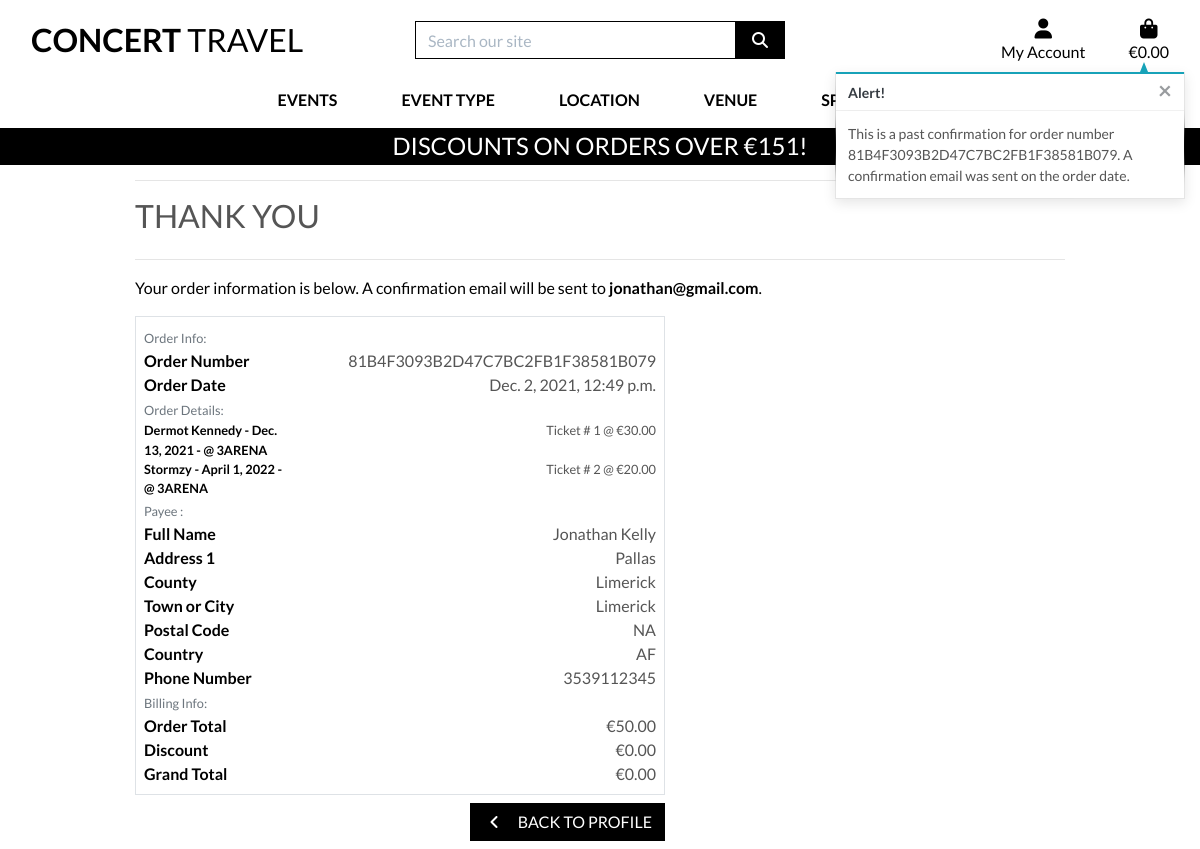
Page /profile/order_history/81B4F3093B2D47C7BC2FB1F38581B079 on the committed database.
### checkout/models.py (models this page shows, shortened)
class Order(models.Model):
    order_number = models.CharField(max_length=32, null=False, editable=False)
    full_name = models.CharField(max_length=50, null=False, blank=False)
    email = models.EmailField(max_length=254, null=False, blank=False)
    phone_number = models.CharField(max_length=20, null=False, blank=False)
    country = CountryField(blank_label='Country *', null=False, blank=False)
    postcode = models.CharField(max_length=20, null=True, blank=True)
    town_or_city = models.CharField(max_length=40, null=False, blank=False)
    street_address1 = models.CharField(max_length=80, null=False, blank=False)
    street_address2 = models.CharField(max_length=80, null=True, blank=True)
    county = models.CharField(max_length=80, null=True, blank=True)
    date = models.DateTimeField(auto_now_add=True)
    order_total = models.DecimalField(max_digits=10, decimal_places=2, null=False, default=0)
    original_bag = models.TextField(null=False, blank=False, default='')
    stripe_pid = models.CharField(max_length=254, null=False, blank=False, default='')
    user_profile = models.ForeignKey(UserProfile, on_delete=models.SET_NULL,
                                     null=True, blank=True, related_name='orders')
    discount = models.DecimalField(max_digits=6, decimal_places=2,
                                        null=False, default=0)
    grand_total = models.DecimalField(max_digits=10, decimal_places=2,
                                      null=False, default=0)

class OrderLineItem(models.Model):
    ticket_no = models.AutoField(primary_key=True)
    order = models.ForeignKey(Order, null=False, blank=False, on_delete=models.PROTECT, related_name='lineitems')
    event = models.ForeignKey(EventList, null=False, blank=False, on_delete=models.PROTECT,related_name='eventrecord')
    pickloc = models.ForeignKey(PickLoc, null=False, blank=False, on_delete=models.PROTECT)
    price = models.DecimalField(max_digits=6, decimal_places=2, null=False, blank=False, default=0)
    pax_fullname = models.CharField(max_length=50, null=True, blank=True)
    pax_email = models.CharField(max_length=50, null=True, blank=True)
    pax_tel = models.CharField(max_length=20, null=True, blank=True)

### events/models.py (models this page shows, shortened)
class EventList(models.Model):
    event_type = models.ForeignKey('EventType', on_delete=models.PROTECT)
    event_dest = models.ForeignKey('Destination', on_delete=models.PROTECT)
    name = models.CharField(max_length=254)
    description = models.CharField(max_length=254)
    event_date = models.DateField()
    publish = models.BooleanField(default=True)
    long_desc = models.TextField(null=True, blank=True)
    image_url = models.URLField(max_length=1024, null=True, blank=True)
    image = models.ImageField(null=True, blank=True)

class Destination(models.Model):
    destination = models.CharField(max_length=254)
    friendly_name = models.CharField(max_length=254, null=True, blank=True)
    def __str__(self):
        return self.destination

### profiles/views.py (the view)
# urls.py: path('order_history/<order_number>', views.order_history, name='order_history'),
def order_history(request, order_number):
    order = get_object_or_404(Order, order_number=order_number)
    messages.info(request, (
        f'This is a past confirmation for order number {order_number}. '
        'A confirmation email was sent on the order date.'
    ))
    template = 'checkout/checkout_success.html'
    context = {
        'order': order,
        'from_profile': True,
    }
    return render(request, template, context)

### checkout/templates/checkout/checkout_success.html (shortened to what this page needs)
{% extends "base.html" %}
{% load static %}
{% load checkout-tools %}
{% block extra-css %}
    <link rel="stylesheet" href="{% static 'checkout/css/checkout.css' %}">
{% endblock %}
{% block page_header %}
    <div class="container header-container">
    </div>
{% endblock %}
{% block content %}
    <div class="overlay"></div>
    <div class="container">
        <div class="row">
            <div class="col">
                <hr>
                <h2 class="logo-font mb-4">Thank You</h2>
                <hr>
                <p class="text-black">Your order information is below. A confirmation email will be sent to <strong>{{ order.email }}</strong>.</p>
            </div>
        </div>
        <div class="row">
            <div class="col-12 col-lg-7">
                <div class="order-confirmation-wrapper p-2 border">
                    <div class="row">
                        <div class="col">
                            <small class="text-muted">Order Info:</small>
                        </div>
                    </div>
                    <div class="row">
                        <div class="col-12 col-md-4">
                            <p class="mb-0 text-black font-weight-bold">Order Number</p>
                        </div>
                        <div class="col-12 col-md-8 text-md-right">
                            <p class="mb-0">{{ order.order_number }}</p>
                        </div>
                    </div>
                    <div class="row">
                        <div class="col-12 col-md-4">
                            <p class="mb-0 text-black font-weight-bold">Order Date</p>
                        </div>
                        <div class="col-12 col-md-8 text-md-right">
                            <p class="mb-0">{{ order.date }}</p>
                        </div>
                    </div>
                    <div class="row">
                        <div class="col">
                            <small class="text-muted">Order Details:</small>
                        </div>
                    </div>
                    {% for item in order.lineitems.all %}
                    <div class="row">
                        <div class="col-12 col-md-4">
                            <p class="small mb-0 text-black font-weight-bold">
                                {{ item.event.name }} - {{item.event.event_date }} - @ {{ item.event.event_dest|upper }}
                            </p>
                        </div>
                        <div class="col-12 col-md-8 text-md-right">
                            <p class="small mb-0"> Ticket # {{ item.ticket_no }} @ €{{ item.price }}</p>
                        </div>
                    </div>
                    {% endfor %}
                    <div class="row">
                        <div class="col">
                            <small class="text-muted">Payee :</small>
                        </div>
                    </div>
                    <div class="row">
                        <div class="col-12 col-md-4">
                            <p class="mb-0 text-black font-weight-bold">Full Name</p>
                        </div>
                        <div class="col-12 col-md-8 text-md-right">
                            <p class="mb-0">{{ order.full_name }}</p>
                        </div>
                    </div>
                    <div class="row">
                        <div class="col-12 col-md-4">
                            <p class="mb-0 text-black font-weight-bold">Address 1</p>
                        </div>
                        <div class="col-12 col-md-8 text-md-right">
                            <p class="mb-0">{{ order.street_address1 }}</p>
                        </div>
                    </div>
                    {% if order.county %}
                    <div class="row">
                        <div class="col-12 col-md-4">
                            <p class="mb-0 text-black font-weight-bold">County</p>
                        </div>
                        <div class="col-12 col-md-8 text-md-right">
                            <p class="mb-0">{{ order.county }}</p>
                        </div>
                    </div>
                    {% endif %}
                    <div class="row">
                        <div class="col-12 col-md-4">
                            <p class="mb-0 text-black font-weight-bold">Town or City</p>
                        </div>
                        <div class="col-12 col-md-8 text-md-right">
                            <p class="mb-0">{{ order.town_or_city }}</p>
                        </div>
                    </div>
                    {% if order.postcode %}
                    <div class="row">
                        <div class="col-12 col-md-4">
                            <p class="mb-0 text-black font-weight-bold">Postal Code</p>
                        </div>
                        <div class="col-12 col-md-8 text-md-right">
                            <p class="mb-0">{{ order.postcode }}</p>
                        </div>
                    </div>
                    {% endif %}
                    <div class="row">
                        <div class="col-12 col-md-4">
                            <p class="mb-0 text-black font-weight-bold">Country</p>
                        </div>
                        <div class="col-12 col-md-8 text-md-right">
                            <p class="mb-0">{{ order.country }}</p>
                        </div>
                    </div>
                    <div class="row">
                        <div class="col-12 col-md-4">
                            <p class="mb-0 text-black font-weight-bold">Phone Number</p>
                        </div>
                        <div class="col-12 col-md-8 text-md-right">
                            <p class="mb-0">{{ order.phone_number }}</p>
                        </div>
                    </div>
                    <div class="row">
                        <div class="col">
                            <small class="text-muted">Billing Info:</small>
                        </div>
                    </div>
                    <div class="row">
                        <div class="col-12 col-md-4">
                            <p class="mb-0 text-black font-weight-bold">Order Total</p>
                        </div>
                        <div class="col-12 col-md-8 text-md-right">
                            <p class="mb-0">€{{ order.order_total }}</p>
                        </div>
                    </div>
                    <div class="row">
                        <div class="col-12 col-md-4">
                            <p class="mb-0 text-black font-weight-bold">Discount</p>
                        </div>
                        <div class="col-12 col-md-8 text-md-right">
                            <p class="mb-0">€{{ order.discount }}</p>
                        </div>
                    </div>
                    <div class="row">
                        <div class="col-12 col-md-4">
                            <p class="mb-0 text-black font-weight-bold">Grand Total</p>
                        </div>
                        <div class="col-12 col-md-8 text-md-right">
                            <p class="mb-0">€{{ order.grand_total }}</p>
                        </div>
                    </div>
                </div>
            </div>
        </div>
        <div class="row">
			<div class="col-12 col-lg-7 text-right">
                {% if from_profile %}
                    <a href="{% url 'profile' %}" class="btn btn-black rounded-0 my-2">
					    <span class="icon mr-2">
						    <i class="fas fa-angle-left"></i>
					    </span>
					    <span class="text-uppercase">Back To Profile</span>
				    </a>
                {% endif %}
			</div>
		</div>
    </div>
{% endblock %}

### static/css/base.css (style rules this page uses)
html { height: 100%; }
body { height: calc(100vh - 164px); color: #555; font-family: 'Lato'; ; }
.icon { align-items: center; display: inline-flex; justify-content: center; height: 1.5rem; width: 1.5rem; }
.logo-font { text-transform: uppercase; }
.btn-black { background: black; color: white; }
.text-black { color: #000 !important; }
.overlay { height: 100%; width: 100%; top: 0; left: 0; position: fixed; background: white; z-index: -1; }
@media (min-width: 1200px) { .container { max-width: 80%; } }
@media (min-width: 992px) { .header-container { padding-top: 164px; } }

### rows in the picture
Order: email "jonathan@gmail.com", order_number "81B4F3093B2D47C7BC2FB1F38581B079", date "Dec. 2, 2021, 12:49 p.m.", full_name "Jonathan Kelly", street_address1 "Pallas", county "Limerick", town_or_city "Limerick", postcode "NA", country "AF", phone_number "3539112345", order_total "50.00", discount "0.00", grand_total "0.00"
OrderLineItem: event.name "Dermot Kennedy", event.event_date "Dec. 13, 2021", event.event_dest "3ARENA", ticket_no "1", price "30.00"
OrderLineItem: event.name "Stormzy", event.event_date "April 1, 2022", event.event_dest "3ARENA", ticket_no "2", price "20.00"

### other values in the picture
{{ discount_threshold }} "151"
{{ message }} "This is a past confirmation for order number 81B4F3093B2D47C7BC2FB1F38581B079. A confirmation email was sent on the order date."
